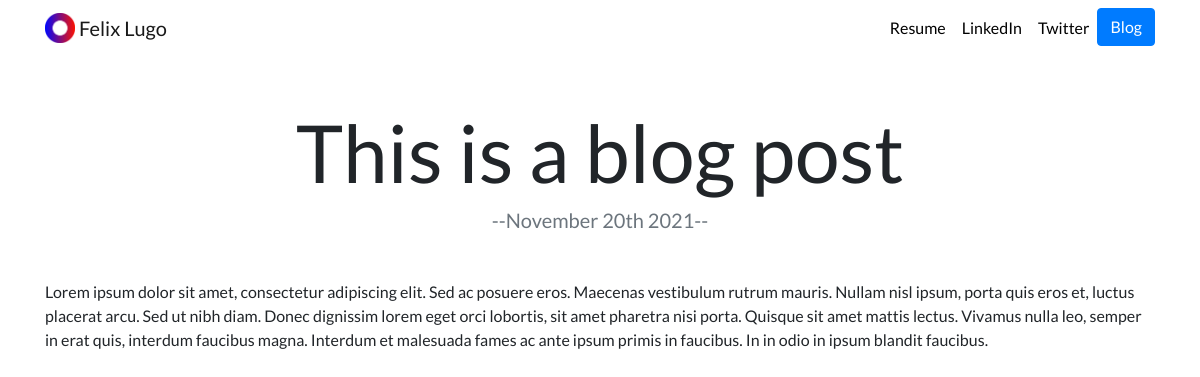
Page /blog/1/ on the committed database.
### blog/models.py (models this page shows, shortened)
class Blog(models.Model):
    title = models.CharField(max_length=200)
    description = models.TextField()
    date = models.DateField()

### blog/views.py (the view)
# urls.py: path('<int:blog_id>/', views.detail, name='detail'),
def detail(request, blog_id):
    blog = get_object_or_404(Blog, pk=blog_id)
    return render(request, 'blog/detail.html', {'blog': blog})

### blog/templates/blog/detail.html
{% extends 'portfolio/base.html' %}
{% block content %}
<H1 class="text-center mt-5" id="blogdetailtitle">{{ blog.title }}</H1>
<H5 class="text-center text-muted mb-5">--{{ blog.date|date:'F jS Y' }}--</H5>
{{blog.description|safe}}
{% endblock %}

### portfolio/static/portfolio/custom.css (style rules this page uses)
body { font-family: 'Lato', sans-serif; }
@media (min-width: 992px) { #blogdetailtitle { font-size: 5rem; } }

### rows in the picture
Blog: title "This is a blog post", date "November 20th 2021", description "Lorem ipsum dolor sit amet, consectetur adipiscing elit. Sed ac posuere eros. Maecenas vestibulum rutrum mauris. Nullam nisl ipsum, porta quis eros et, luctus placerat arcu. Sed ut nibh diam. Donec dignissim lorem eget orci lobortis, sit amet pharetra nisi porta. Quisque sit amet mattis lectus. Vivamus nulla leo, semper in erat quis, interdum faucibus magna. Interdum et malesuada fames ac ante ipsum primis in faucibus. In in odio in ipsum blandit faucibus."
